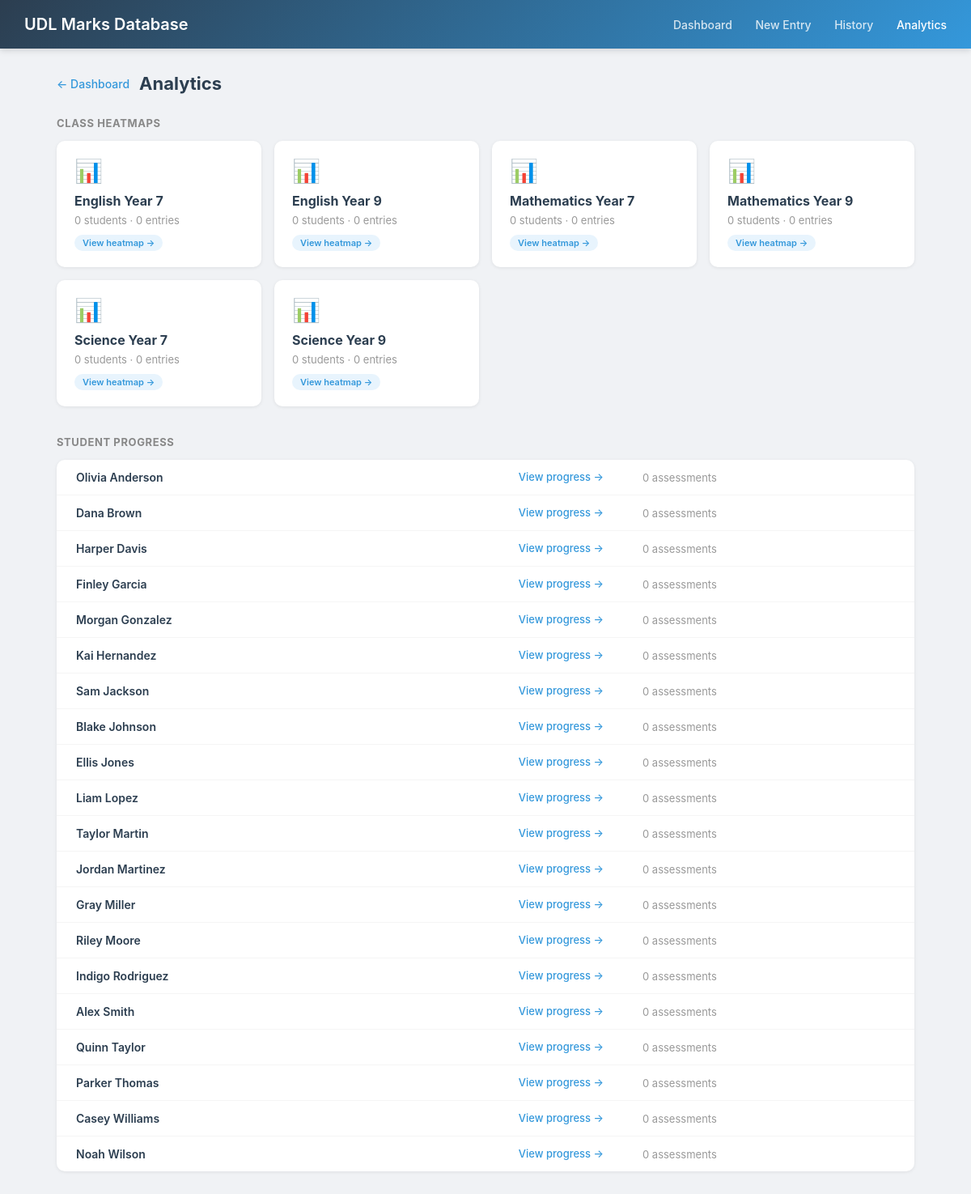
The app's page /analytics with its own data.
### tables this page shows
CREATE TABLE classes (
            class_id   INTEGER PRIMARY KEY AUTOINCREMENT,
            subject_id INTEGER NOT NULL,
            year_group TEXT    NOT NULL,
            stage_id   INTEGER NOT NULL,
            FOREIGN KEY (subject_id) REFERENCES subjects(subject_id),
            FOREIGN KEY (stage_id)   REFERENCES stages(stage_id)
        );

CREATE TABLE students (
            student_id      INTEGER PRIMARY KEY,
            first_name      TEXT NOT NULL,
            last_name       TEXT NOT NULL,
            year_group      TEXT,
            enrollment_date DATE
        );

### app.py (the view)
@app.route('/analytics')
def analytics():
    conn = get_db_connection()
    c = conn.cursor()
    c.execute("""
        SELECT c.class_id,
               subj.subject_name || ' ' || c.year_group AS class_name,
               COUNT(DISTINCT a.student_id) AS student_count,
               COUNT(a.attempt_id) AS attempt_count
        FROM classes c
        JOIN subjects subj ON c.subject_id = subj.subject_id
        LEFT JOIN attempts a ON c.class_id = a.class_id
        GROUP BY c.class_id
        ORDER BY subj.subject_name, c.year_group
    """)
    classes = c.fetchall()
    c.execute("""
        SELECT s.student_id,
               s.first_name || ' ' || s.last_name AS name,
               COUNT(DISTINCT a.attempt_id) AS attempt_count
        FROM students s
        LEFT JOIN attempts a ON s.student_id = a.student_id
        GROUP BY s.student_id
        ORDER BY s.last_name, s.first_name
    """)
    students = c.fetchall()
    conn.close()
    return render_template('analytics.html', classes=classes, students=students)

### app.py (called while the page is built)
def get_db_connection():
    conn = sqlite3.connect(DATABASE)
    conn.row_factory = sqlite3.Row
    conn.execute("PRAGMA foreign_keys = ON")
    return conn

### templates/analytics.html (shortened to what this page needs)
<!DOCTYPE html>
<html lang="en">
<head>
</head>
<body>
    <div class="navbar">
        <h1>UDL Marks Database</h1>
        <nav>
            <a href="{{ url_for('index') }}">Dashboard</a>
            <a href="{{ url_for('marks_entry') }}">New Entry</a>
            <a href="{{ url_for('recent_entries') }}">History</a>
            <a href="{{ url_for('analytics') }}" class="active">Analytics</a>
        </nav>
    </div>
    <div class="main-content">
        <div class="page-header">
            <a href="{{ url_for('index') }}" class="back-link">&larr; Dashboard</a>
            <h2>Analytics</h2>
        </div>
        <div class="section-title">Class Heatmaps</div>
        {% if classes %}
        <div class="class-grid">
            {% for cls in classes %}
            <a href="{{ url_for('class_analytics', class_id=cls.class_id) }}" class="class-card">
                <div class="cc-icon">&#128202;</div>
                <div class="cc-name">{{ cls.class_name }}</div>
                <div class="cc-meta">
                    {{ cls.student_count }} student{{ 's' if cls.student_count != 1 }} &middot;
                    {{ cls.attempt_count }} entr{{ 'ies' if cls.attempt_count != 1 else 'y' }}
                </div>
                <div><span class="cc-badge">View heatmap &rarr;</span></div>
            </a>
            {% endfor %}
        </div>
        {% else %}
        <p class="empty">No classes set up yet.</p>
        {% endif %}
        <div class="section-title">Student Progress</div>
        <div class="students-card">
            {% if students %}
            <table>
                {% for stu in students %}
                <tr>
                    <td>
                        <span class="stu-name">{{ stu.name }}</span>
                        <a href="{{ url_for('student_progress', student_id=stu.student_id) }}" class="stu-link">View progress &rarr;</a>
                    </td>
                    <td class="stu-count">{{ stu.attempt_count }} assessment{{ 's' if stu.attempt_count != 1 }}</td>
                </tr>
                {% endfor %}
            </table>
            {% else %}
            <div class="empty">No students yet.</div>
            {% endif %}
        </div>
    </div>
</body>
</html>

### templates/analytics.html (style rules this page uses)
* { box-sizing: border-box; margin: 0; padding: 0; }
body { font-family: -apple-system, BlinkMacSystemFont, 'Segoe UI', Roboto, sans-serif; background: #f0f2f5; color: #333; }
.navbar { background: linear-gradient(135deg, #2c3e50, #3498db); color: white; padding: 0 30px; display: flex; align-items: center; justify-content: space-between; height: 60px; box-shadow: 0 2px 8px rgba(0,0,0,0.15); }
.navbar h1 { font-size: 20px; font-weight: 600; }
.navbar nav a { color: rgba(255,255,255,0.8); text-decoration: none; margin-left: 24px; font-size: 14px; font-weight: 500; }
.navbar nav a:hover, .navbar nav a.active { color: white; }
.main-content { max-width: 1100px; margin: 30px auto; padding: 0 20px; }
.page-header { display: flex; align-items: center; gap: 12px; margin-bottom: 28px; }
.page-header h2 { font-size: 22px; color: #2c3e50; }
.back-link { color: #3498db; text-decoration: none; font-size: 14px; font-weight: 500; }
.section-title { font-size: 13px; font-weight: 700; text-transform: uppercase; letter-spacing: 0.6px; color: #888; margin-bottom: 14px; }
.class-grid { display: grid; grid-template-columns: repeat(auto-fill, minmax(220px, 1fr)); gap: 16px; margin-bottom: 36px; }
.class-card { background: white; border-radius: 10px; box-shadow: 0 1px 4px rgba(0,0,0,0.08); padding: 20px 22px; text-decoration: none; color: inherit; transition: transform 0.15s, box-shadow 0.15s; display: flex; flex-direction: column; gap: 6px; }
.class-card .cc-icon { font-size: 28px; margin-bottom: 4px; }
.class-card .cc-name { font-size: 16px; font-weight: 700; color: #2c3e50; }
.class-card .cc-meta { font-size: 13px; color: #999; }
.class-card .cc-badge { margin-top: 4px; display: inline-block; padding: 3px 10px; border-radius: 12px; font-size: 11px; font-weight: 600; background: #e8f4fd; color: #3498db; }
.students-card { background: white; border-radius: 10px; box-shadow: 0 1px 4px rgba(0,0,0,0.08); overflow: hidden; }
table { width: 100%; border-collapse: collapse; }
td { padding: 13px 24px; font-size: 14px; border-bottom: 1px solid #f5f5f5; }
tr:last-child td { border-bottom: none; }
.stu-name { font-weight: 600; color: #2c3e50; }
.stu-count { color: #999; font-size: 13px; }
.stu-link { color: #3498db; text-decoration: none; font-size: 13px; font-weight: 500; float: right; }

### records on screen
classes: class_name "English Year 7", student_count "0", student_count "s", attempt_count "0", attempt_count "ies"
classes: class_name "English Year 9", student_count "0", student_count "s", attempt_count "0", attempt_count "ies"
classes: class_name "Mathematics Year 7", student_count "0", student_count "s", attempt_count "0", attempt_count "ies"
classes: class_name "Mathematics Year 9", student_count "0", student_count "s", attempt_count "0", attempt_count "ies"
classes: class_name "Science Year 7", student_count "0", student_count "s", attempt_count "0", attempt_count "ies"
classes: class_name "Science Year 9", student_count "0", student_count "s", attempt_count "0", attempt_count "ies"
students: name "Olivia Anderson", attempt_count "0", attempt_count "s"
students: name "Dana Brown", attempt_count "0", attempt_count "s"
students: name "Harper Davis", attempt_count "0", attempt_count "s"
students: name "Finley Garcia", attempt_count "0", attempt_count "s"
students: name "Morgan Gonzalez", attempt_count "0", attempt_count "s"
students: name "Kai Hernandez", attempt_count "0", attempt_count "s"
students: name "Sam Jackson", attempt_count "0", attempt_count "s"
students: name "Blake Johnson", attempt_count "0", attempt_count "s"
students: name "Ellis Jones", attempt_count "0", attempt_count "s"
students: name "Liam Lopez", attempt_count "0", attempt_count "s"
students: name "Taylor Martin", attempt_count "0", attempt_count "s"
students: name "Jordan Martinez", attempt_count "0", attempt_count "s"
students: name "Gray Miller", attempt_count "0", attempt_count "s"
students: name "Riley Moore", attempt_count "0", attempt_count "s"
students: name "Indigo Rodriguez", attempt_count "0", attempt_count "s"
students: name "Alex Smith", attempt_count "0", attempt_count "s"
students: name "Quinn Taylor", attempt_count "0", attempt_count "s"
students: name "Parker Thomas", attempt_count "0", attempt_count "s"
students: name "Casey Williams", attempt_count "0", attempt_count "s"
students: name "Noah Wilson", attempt_count "0", attempt_count "s"
